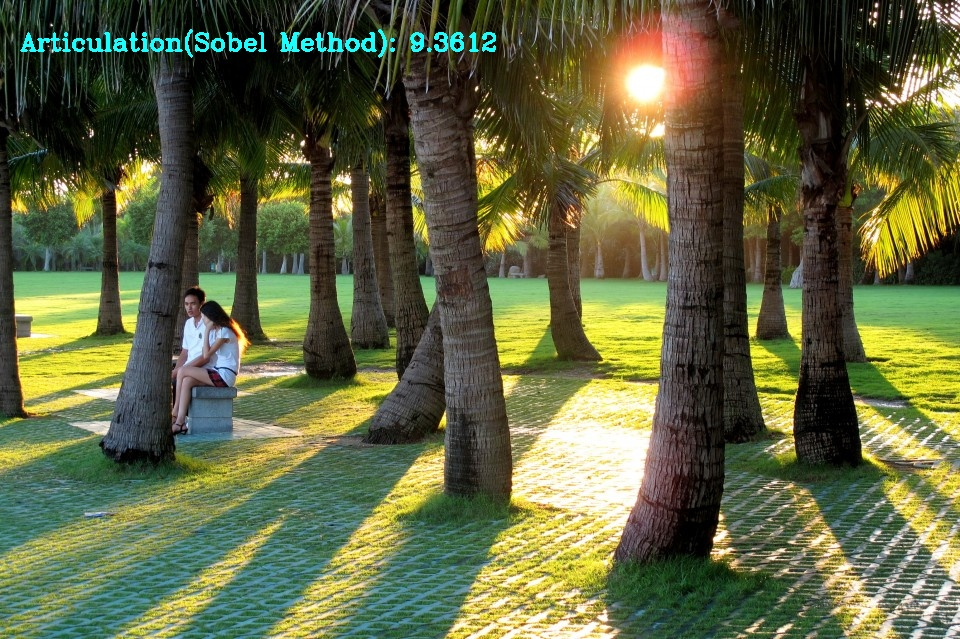
#> input picture 1.png, 960 x 639 px; the run also reads 1 picture not shown here
$ python main.py   (older library calls are emulated)
#> lines starting #> are read from the running program, lines starting #| are printed output that depends on the picture
# -*- coding: utf-8 -*-
"""
Created on Mon Jul 22 16:48:16 2019

@author: sunbo
"""

import cv2

img1 = cv2.imread("1.png")
#> img1 is the input picture: shape (639, 960, 3); mean B, G, R 65.1, 101.8, 96.9
img2 = cv2.imread("2.png")
img3 = cv2.imread("3.png")
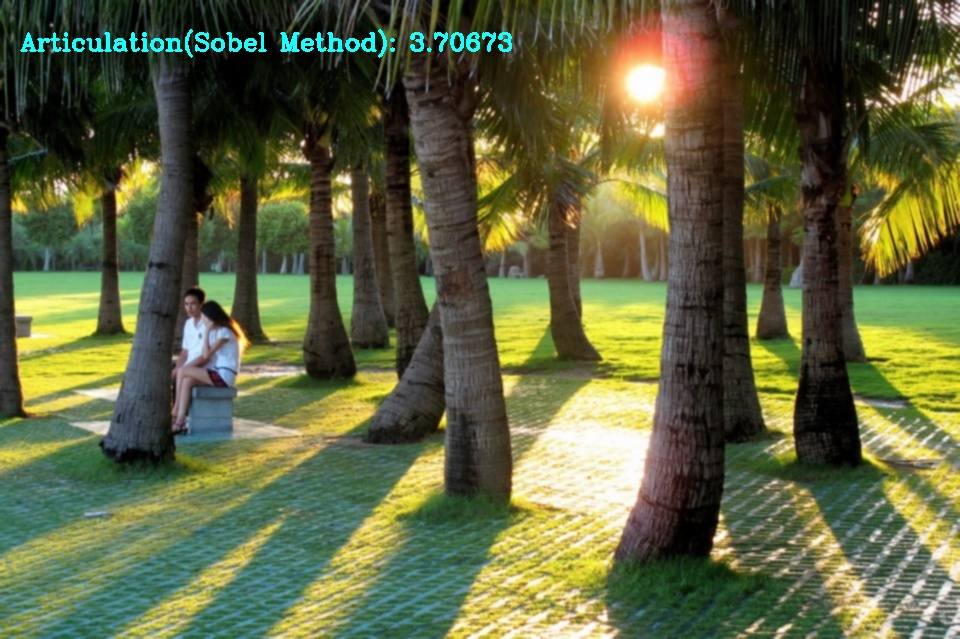
#> input picture 3.png, 960 x 639 px
#> img3 is the input picture: shape (639, 960, 3); mean B, G, R 64.5, 101.1, 96.2
Lenna = cv2.imread('Lenna.png')


# RGB 图像转换为 灰度图像
img1_gray = cv2.cvtColor(img1, cv2.COLOR_RGB2GRAY)
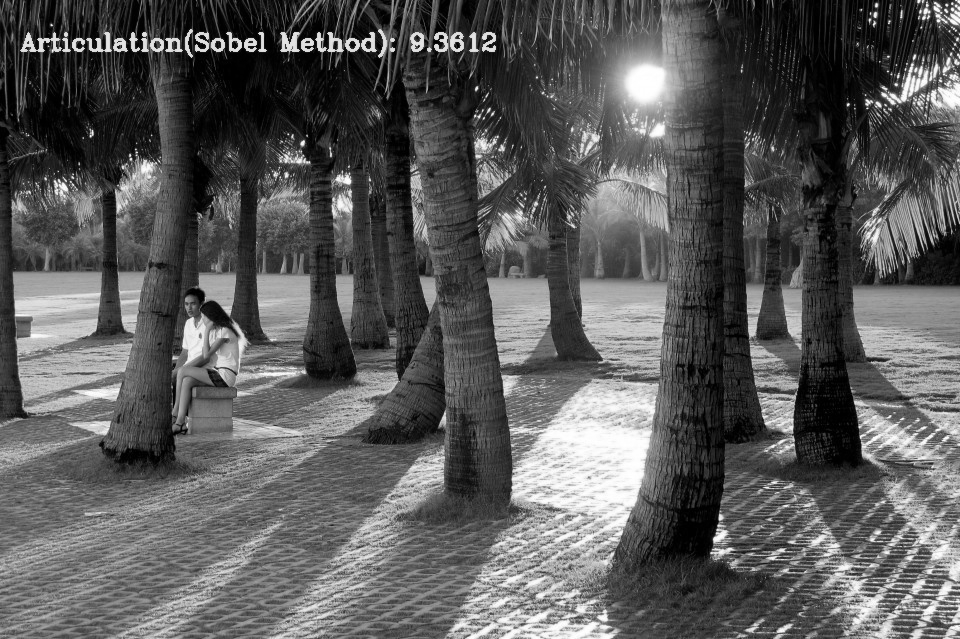
#> img1_gray: shape (639, 960); min 0, max 255, mean 90.3
img2_gray = cv2.cvtColor(img2, cv2.COLOR_RGB2GRAY)
img3_gray = cv2.cvtColor(img3, cv2.COLOR_RGB2GRAY)

def run_algorithm(img_gray1, img_gray2, img_gray3, algo_type):

    if algo_type == 'Laplacian':    #Laplacian算子处理后的图像的平均灰度值，值越大，代表图像越清晰
        # 灰度图像 ——> 梯度图像
        img1_ret = cv2.Laplacian(img1_gray, cv2.CV_16U)
        img2_ret = cv2.Laplacian(img2_gray, cv2.CV_16U)
        img3_ret = cv2.Laplacian(img3_gray, cv2.CV_16U)

        # 图像的平均灰度
        meanValue1 = cv2.mean(img1_ret)[0]
        meanValue2 = cv2.mean(img2_ret)[0]
        meanValue3 = cv2.mean(img3_ret)[0]

    elif algo_type == 'Sobel':  #Sobel算子处理后的图像的平均灰度值，值越大，代表图像越清晰
        img1_ret = cv2.Sobel(img1_gray, cv2.CV_16U, 1, 1)
        img2_ret = cv2.Sobel(img2_gray, cv2.CV_16U, 1, 1)
        img3_ret = cv2.Sobel(img3_gray, cv2.CV_16U, 1, 1)

        # 图像的平均灰度
        meanValue1 = cv2.mean(img1_ret)[0]
        meanValue2 = cv2.mean(img2_ret)[0]
        meanValue3 = cv2.mean(img3_ret)[0]

    elif algo_type == 'Variance':   #方差越大，表示清晰度越好
        global img1_meanValue,img1_meanStdValue
        (img1_meanValue, img1_meanStdValue) = cv2.meanStdDev(img1_gray, cv2.CV_16U)
        (img2_meanValue, img2_meanStdValue) = cv2.meanStdDev(img2_gray, cv2.CV_16U)
        (img3_meanValue, img3_meanStdValue) = cv2.meanStdDev(img3_gray, cv2.CV_16U)

        meanValue1 = img1_meanStdValue[0][0]
        meanValue2 = img2_meanStdValue[0][0]
        meanValue3 = img3_meanStdValue[0][0]

    print('value1: ', meanValue1)
    print('value2: ', meanValue2)
    print('value3: ', meanValue3)


#run_algorithm(img1_gray, img2_gray, img3_gray, 'Sobel')

cv2.imshow('1', img1)
cv2.imshow('2', img2)

key1Flag = True;
key2Flag = True;

while key1Flag or key2Flag:
    key = cv2.waitKey(0)
#> (key Esc is pressed here)
    if key == 49 and key1Flag:
        cv2.destroyWindow('1')
        key1Flag = False
    elif key == 50 and key2Flag:
        cv2.destroyWindow('2')
        key2Flag = False
    else:
        cv2.namedWindow(str(key), cv2.WINDOW_NORMAL)
        cv2.imshow(str(key),Lenna)
        print(key)

cv2.destroyAllWindows()

Lenna_gray = cv2.cvtColor(Lenna, cv2.COLOR_RGB2GRAY)
cv2.imwrite('Lenna_Gray.png', Lenna_gray)
